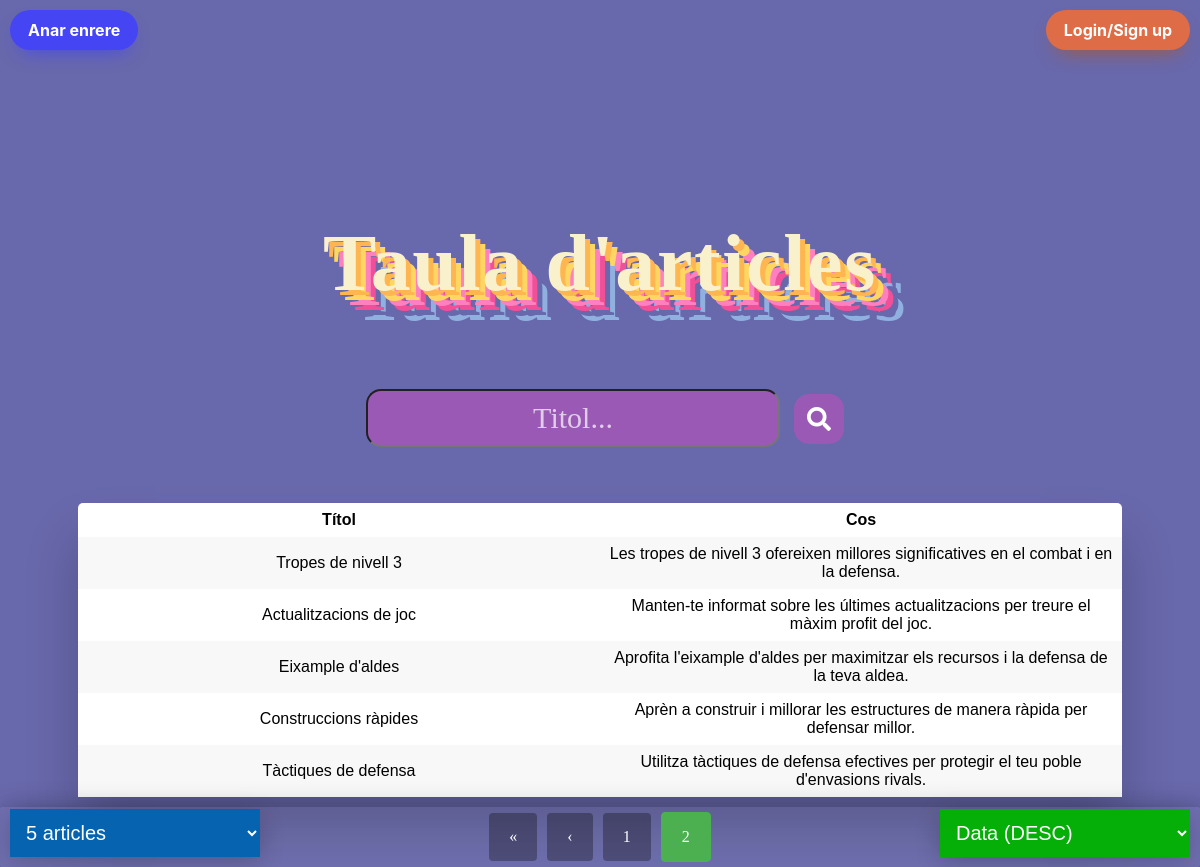
The app's page /Controlador/mostrar.php?pagina=2&articles_per_pagina=5&orden=data_desc, older data.
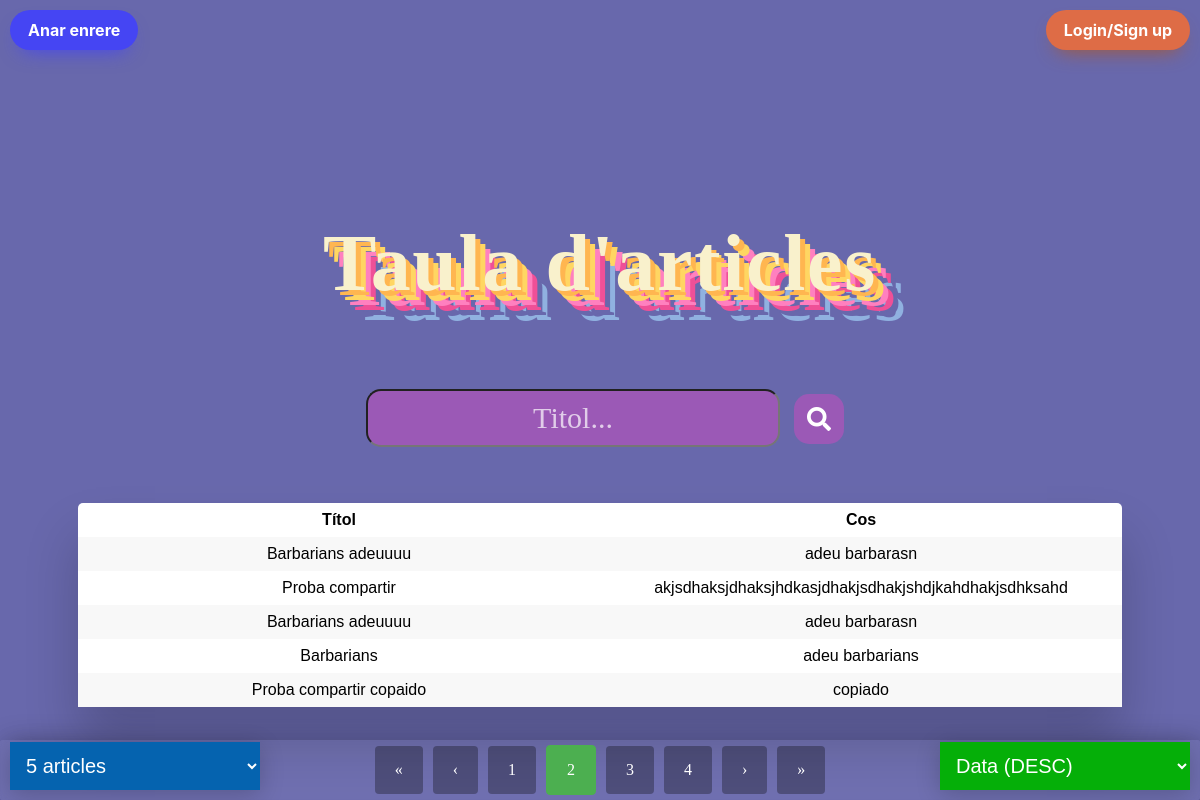
The same page, newer data.
### tables this page shows
CREATE TABLE `articles` (
  `ID` int(11) NOT NULL,
  `titol` text NOT NULL,
  `cos` text NOT NULL,
  `usuari_id` int(11) DEFAULT NULL,
  `imagen_url` varchar(255) DEFAULT NULL,
  `data` datetime DEFAULT current_timestamp()
);

### Model/ArticlesModel.php (called while the page is built, shortened)
<?php
function obtenirTotalArticles($connexio) {
    $query = 'SELECT COUNT(*) FROM articles';
    $stmt = $connexio->query($query);
    return $stmt->fetchColumn();
}
function obtenirArticlesOrdenatsPerDataDesc($offset, $limit, $connexio) {
    $sql = "SELECT * FROM articles ORDER BY data DESC LIMIT :offset, :limit";
    $stmt = $connexio->prepare($sql);
    $stmt->bindValue(':offset', $offset, PDO::PARAM_INT);
    $stmt->bindValue(':limit', $limit, PDO::PARAM_INT);
    $stmt->execute();
    return $stmt->fetchAll(PDO::FETCH_ASSOC);
}
?>

### Controlador/mostrar.php (the view, shortened to what this page needs)
<?php
require_once "../Model/ArticlesModel.php";
$connexio = connectarBD();
$terme_cerca = isset($_GET['terme']) ? trim($_GET['terme']) : '';
$orden = isset($_GET['orden']) ? $_GET['orden'] : 'data_desc';
$articles_per_pagina = isset($_GET['articles_per_pagina']) ? (int)$_GET['articles_per_pagina'] : 5;
if (isset($_GET['pagina']) && is_numeric($_GET['pagina'])) {
    $pagina_actual = (int)$_GET['pagina'];
} else {
    $pagina_actual = 1;
}
$resultats = [];
$total_articles = 0;
$total_pagines = 0;
if ($terme_cerca !== '') {
    $resultats_totals = cercarArticles($terme_cerca, $connexio);
    $total_articles = count($resultats_totals);
    if ($orden === 'titol_asc') {
        usort($resultats_totals, fn($a, $b) => strcmp($a['titol'], $b['titol']));
    } elseif ($orden === 'titol_desc') {
        usort($resultats_totals, fn($a, $b) => strcmp($b['titol'], $a['titol']));
    } elseif ($orden === 'data_asc') {
        usort($resultats_totals, fn($a, $b) => strcmp($a['data'], $b['data']));
    } else {
        usort($resultats_totals, fn($a, $b) => strcmp($b['data'], $a['data']));
    }
    $total_pagines = ceil($total_articles / $articles_per_pagina);
    $offset = ($pagina_actual - 1) * $articles_per_pagina;
    $resultats = array_slice($resultats_totals, $offset, $articles_per_pagina);
} else {
    $total_articles = obtenirTotalArticles($connexio);
    $total_pagines = ceil($total_articles / $articles_per_pagina);
    $offset = ($pagina_actual - 1) * $articles_per_pagina;
    switch ($orden) {
        default:
            $resultats = obtenirArticlesOrdenatsPerDataDesc($offset, $articles_per_pagina, $connexio);
            break;
    }
}
function mostrarTaula($resultats){
    echo "<div class='table-wrapper'>";
    echo "<table class='fl-table'>
    <tr>
    <th>Títol</th>
    <th>Cos</th>
    </tr>";
    foreach($resultats as $res) {
        echo "<tr>";
        echo "<td>" . htmlspecialchars($res['titol']) . "</td>";
        echo "<td>" . htmlspecialchars($res['cos']) . "</td>";
        echo "</tr>";
    }
    echo "</table>";
    echo "</div>";
}
function mostrarPaginacio($pagina_actual, $total_pagines, $articles_per_pagina, $orden) {
    echo "<div class='pagination'>";
    if ($pagina_actual > 1) {
        echo "<a href='?pagina=1&articles_per_pagina=$articles_per_pagina&orden=$orden'>&laquo;</a>";
        echo "<a href='?pagina=" . ($pagina_actual - 1) . "&articles_per_pagina=$articles_per_pagina&orden=$orden'>&lsaquo;</a>";
    }
    for ($i = 1; $i <= $total_pagines; $i++) {
        if ($i == $pagina_actual) {
            echo "<a class='active' href='?pagina=$i&articles_per_pagina=$articles_per_pagina&orden=$orden'>$i</a>";
        } else {
            echo "<a href='?pagina=$i&articles_per_pagina=$articles_per_pagina&orden=$orden'>$i</a>";
        }
    }
    if ($pagina_actual < $total_pagines) {
        echo "<a href='?pagina=" . ($pagina_actual + 1) . "&articles_per_pagina=$articles_per_pagina&orden=$orden'>&rsaquo;</a>";
        echo "<a href='?pagina=$total_pagines&articles_per_pagina=$articles_per_pagina&orden=$orden'>&raquo;</a>";
    }
    echo "</div>";
}
?>
<!DOCTYPE html>
<html lang="ca">
<head>
    <link href="https://cdnjs.cloudflare.com/ajax/libs/font-awesome/5.15.4/css/all.min.css" rel="stylesheet">
    <link rel="stylesheet" type="text/css" href="../CSS/estils.css">
</head>
<body>
    <p class="titol">Taula d'articles</p>
    <a href='../Vistes/login_nou.php'>
        <button class="login" role="button">Login/Sign up</button>
    </a>
    <a href='../index.php'>
        <button class="tornar_mostrar" role="button">Anar enrere</button>
    </a>
            <div class="search-container">
                <form method="GET" action="" class="search-box">
                    <input type="text" class="boton-search" name="terme" placeholder="Titol..." value="<?php echo htmlspecialchars($terme_cerca); ?>">
                    <button type="submit" class="boton-lupa"><i class="fas fa-search"></i></button>
                </form>
            </div>
    <br><br>
    <div class="articulos">
        <h2>
            <?php mostrarTaula($resultats); ?>
        </h2>
    </div>
    <?php if ($total_articles > 0) mostrarPaginacio($pagina_actual, $total_pagines, $articles_per_pagina, $orden); ?>
    <div class="box">
    <select id="articles" onchange="location = this.value;">
        <option value="?pagina=<?php echo $pagina_actual; ?>&articles_per_pagina=5&orden=<?php echo $orden; ?>&terme=<?php echo urlencode($terme_cerca); ?>" <?php echo ($articles_per_pagina == 5) ? 'selected' : ''; ?>>5 articles</option>
    </select>
</div>
<div class="box_ord">
    <select id="articles" onchange="location = this.value;">
        <option value="?pagina=1&articles_per_pagina=<?php echo $articles_per_pagina; ?>&orden=data_desc&terme=<?php echo urlencode($terme_cerca); ?>" <?php echo ($orden === 'data_desc') ? 'selected' : ''; ?>>Data (DESC)</option>
    </select>
</div>
</body>
</html>

Row changes from the older to the newer data that the page shows:
no longer on this page (row unchanged): articles: titol "Tropes de nivell 3", cos "Les tropes de nivell 3 ofereixen millores significatives en el combat i en la defensa."
no longer on this page (row unchanged): articles: titol "Actualitzacions de joc", cos "Manten-te informat sobre les últimes actualitzacions per treure el màxim profit del joc."
no longer on this page (row unchanged): articles: titol "Eixample d'aldes", cos "Aprofita l'eixample d'aldes per maximitzar els recursos i la defensa de la teva aldea."
no longer on this page (row unchanged): articles: titol "Construccions ràpides", cos "Aprèn a construir i millorar les estructures de manera ràpida per defensar millor."
no longer on this page (row unchanged): articles: titol "Tàctiques de defensa", cos "Utilitza tàctiques de defensa efectives per protegir el teu poble d'envasions rivals."
added articles: titol "Barbarians adeuuuu", cos "adeu barbarasn"
added articles: titol "Proba compartir", cos "akjsdhaksjdhaksjhdkasjdhakjsdhakjshdjkahdhakjsdhksahd"
added articles: titol "Barbarians adeuuuu", cos "adeu barbarasn"
added articles: titol "Barbarians", cos "adeu barbarians"
added articles: titol "Proba compartir copaido", cos "copiado"
Text that changed along with them:
new list line: "3"
new list line: "4"
